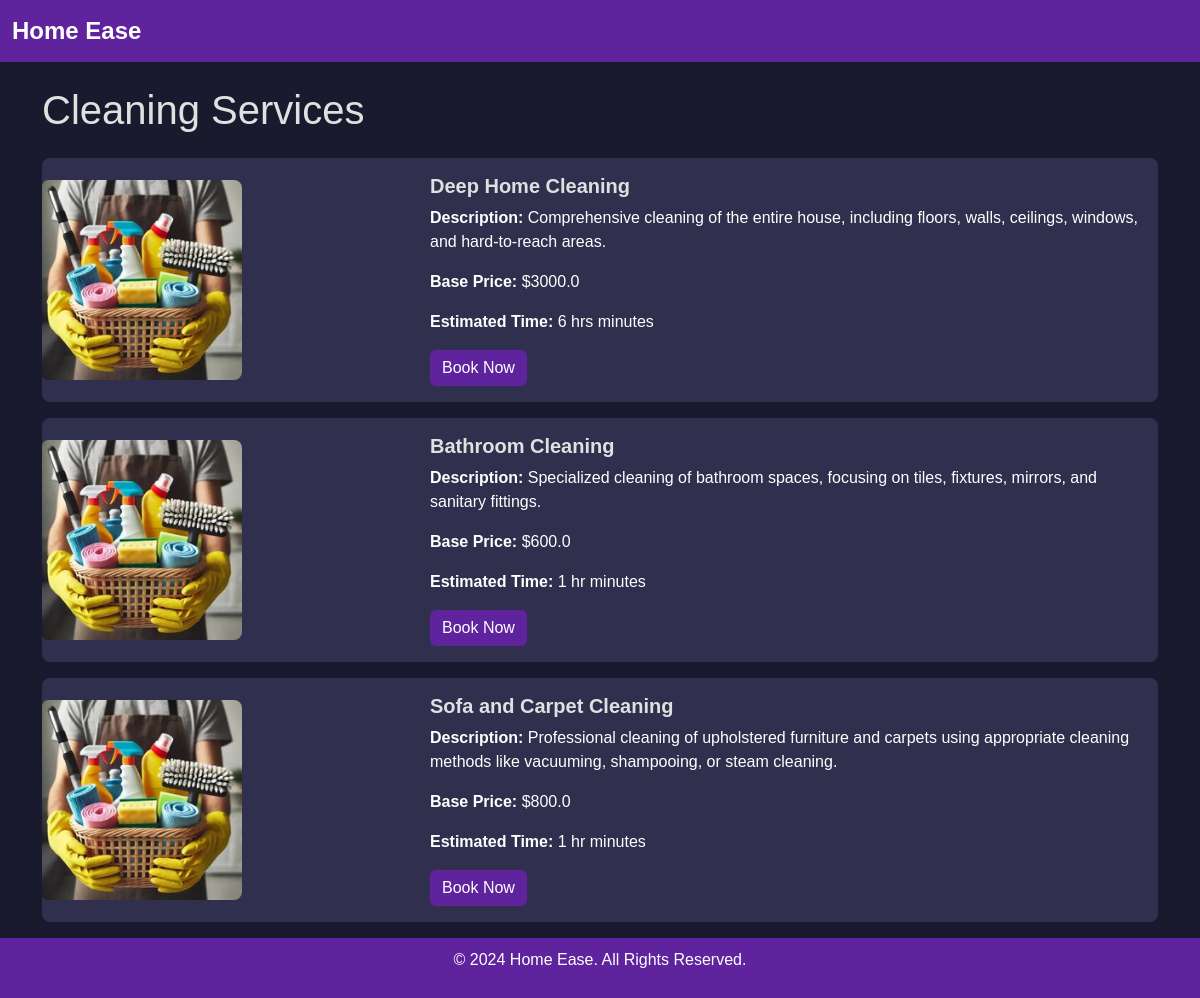
/cleaning_services, run on the app's committed database.
### app.py (models this page shows)
class Service(db.Model):
    id = db.Column(db.Integer, primary_key=True)
    name = db.Column(db.String(100), unique=True, nullable=False)
    type_of_service = db.Column(db.String(50), nullable=False)
    base_price = db.Column(db.Float, nullable=False)
    description = db.Column(db.Text)
    time_required = db.Column(db.Integer)  # Time in minutes
    created_at = db.Column(db.DateTime, default=datetime.utcnow)
    professionals = db.relationship('ProfessionalDetails', back_populates='service')
    service_requests = db.relationship('ServiceRequest', back_populates='service')

### app.py (the view)
@app.route('/cleaning_services')
def cleaning_services():
    cleaning_services = Service.query.filter_by(type_of_service="cleaning services").all()
    return render_template('cleaning_services.html', services=cleaning_services)

### templates/cleaning_services.html (shortened to what this page needs)
<!doctype html>
<html lang="en">
<head>
    <link href="https://cdn.jsdelivr.net/npm/bootstrap@5.3.3/dist/css/bootstrap.min.css" rel="stylesheet">
    <link rel="stylesheet" href="/static/css/styles.css">
</head>
<body>
    <nav class="navbar navbar-expand-lg navbar-light bg-light">
        <div class="container-fluid">
            <a class="navbar-brand" href="/">Home Ease</a>
        </div>
    </nav>
    <div class="container mt-4">
        <h1 class="mb-4">Cleaning Services</h1>
        {% for service in services %}
        <div class="card mb-3">
            <div class="row g-0 align-items-center">
                <div class="col-md-4">
                    <img src="static\images\default_cleaning.jpg"
                        class="img-fluid rounded-start" alt="{{ service.name }}">
                </div>
                <div class="col-md-8">
                    <div class="card-body">
                        <h5 class="card-title">{{ service.name }}</h5>
                        <p class="card-text"><strong>Description:</strong> {{ service.description }}</p>
                        <p class="card-text"><strong>Base Price:</strong> ${{ service.base_price }}</p>
                        <p class="card-text"><strong>Estimated Time:</strong> {{ service.time_required }} minutes</p>
                        <form action="/book_service" method="post" class="mt-3">
                            <button class="btn btn-success book-now" data-service-id="{{ service.id }}">Book
                                Now</button>
                        </form>
                    </div>
                </div>
            </div>
        </div>
        {% endfor %}
    </div>
    <footer>
        <p>&copy; 2024 Home Ease. All Rights Reserved.</p>
    </footer>
</body>
</html>

### static/css/styles.css (style rules this page uses)
body { font-family: 'Arial', sans-serif; background-color: #1a1a2e; color: #e0e0e0; margin: 0; padding: 0; }
img { width: 200px; height: 200px; object-fit: cover; border-radius: 8px; }
.navbar { background-color: #5e239d !important; }
.navbar-brand { font-size: 1.5rem; font-weight: bold; color: #fff !important; }
.card { background-color: #302f4e; color: #fff; border: none; transition: transform 0.2s ease, box-shadow 0.3s ease; border-radius: 8px; overflow: hidden; }
.card img { border-radius: 8px; transition: transform 0.3s ease; }
.card-title { color: #e0e0e0; font-weight: bold; }
.card .btn { background-color: #5e239d; color: #fff; border: none; transition: background-color 0.3s ease; }
footer { background-color: #5e239d; color: #fff; padding: 10px 0; text-align: center; }

### data on the page
Service: name "Deep Home Cleaning", description "Comprehensive cleaning of the entire house, including floors, walls, ceilings, windows, and hard-to-reach areas.", base_price "3000.0", time_required "6 hrs"
Service: name "Bathroom Cleaning", description "Specialized cleaning of bathroom spaces, focusing on tiles, fixtures, mirrors, and sanitary fittings.", base_price "600.0", time_required "1 hr"
Service: name "Sofa and Carpet Cleaning", description "Professional cleaning of upholstered furniture and carpets using appropriate cleaning methods like vacuuming, shampooing, or steam cleaning.", base_price "800.0", time_required "1 hr"
